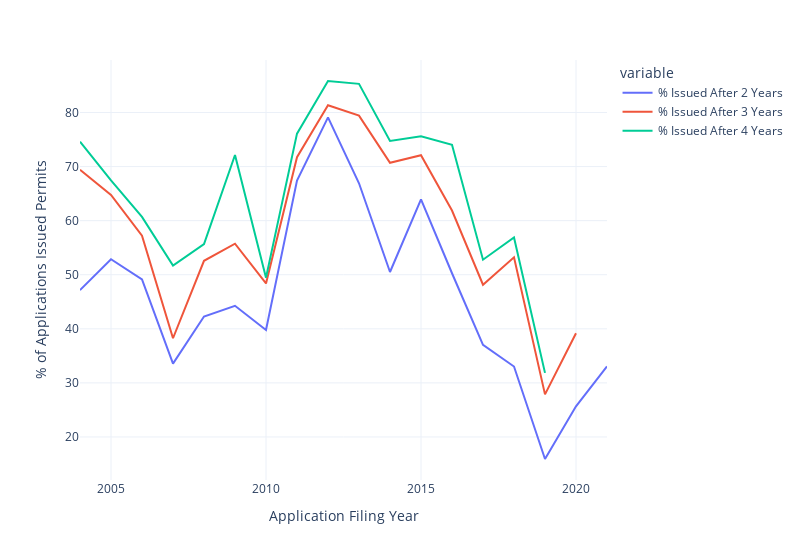

The cell this chart's notebook holds for it:
### Markdown cell above
The permitting process itself is commonly blamed for discouraging new development. The process is famously complicated, expensive, and long. In this too, we are getting worse. The percentage of permits issued to new housing applications within two, three, and four years have all been declining since 2012.

### Code cell
def _make_percentage_of_permits_issued_in_n_years(n):
    def _fn(s):
        # Unissued permits, where Issued Date is NaN , will have a NaT duration,
        # whose days property is NaN, which is never <= C for any constant value C.
        issuing_duration = s["Issued Date"] - s["Filed Date"]
        issuing_duration_less_than_n_years = issuing_duration.apply(lambda x: x.days <= n * 365)
        percentage_issued_in_less_than_n_years = 100 * issuing_duration_less_than_n_years.astype(int).mean()
        return percentage_issued_in_less_than_n_years
    return _fn


def _get_approval_rates_over_waiting_periods(df_):
    grouped_by_file_year = df_.groupby(
        lambda idx: df_.loc[idx]["Filed Date"].year
    )
    percentage_of_permits_approved_in_two_years = grouped_by_file_year.apply(
        _make_percentage_of_permits_issued_in_n_years(2)
    ).drop([2022, 2023])
    percentage_of_permits_approved_in_three_years = grouped_by_file_year.apply(
        _make_percentage_of_permits_issued_in_n_years(3)
    ).drop([2021, 2022, 2023])
    percentage_of_permits_approved_in_four_years = grouped_by_file_year.apply(
        _make_percentage_of_permits_issued_in_n_years(4)
    ).drop([2020, 2021, 2022, 2023])

    approval_rates = pd.concat([
        percentage_of_permits_approved_in_two_years,
        percentage_of_permits_approved_in_three_years,
        percentage_of_permits_approved_in_four_years,
    ], axis=1, keys=["% Issued After 2 Years", "% Issued After 3 Years", "% Issued After 4 Years"])
    return approval_rates    

permits_filed_in_last_20_years = permits_df[permits_df["Filed Date"].apply(lambda x: x.year >= 2004 and x.year <= 2023)]
overall_approval_rates = _get_approval_rates_over_waiting_periods(permits_filed_in_last_20_years)
fig = px.line(overall_approval_rates, labels={"value": "% of Applications Issued Permits", "index": "Application Filing Year"}, width=800, template="plotly_white")

plotly.offline.init_notebook_mode(connected=True)
display(fig)

### Figure 1 — Plotly figure (JSON) as saved in the notebook; plotly's stock layout.template omitted (floating-point values rounded to 4 significant figures)
{"data": [{"hovertemplate": "variable=% Issued After 2 Years<br>Application Filing Year=%{x}<br>% of Applications Issued Permits=%{y}<extra></extra>", "legendgroup": "% Issued After 2 Years", "line": {"color": "#636efa", "dash": "solid"}, "marker": {"symbol": "circle"}, "mode": "lines", "name": "% Issued After 2 Years", "orientation": "v", "showlegend": true, "type": "scatter", "x": [2004, 2005, 2006, 2007, 2008, 2009, 2010, 2011, 2012, 2013, 2014, 2015, 2016, 2017, 2018, 2019, 2020, 2021], "xaxis": "x", "y": [47.15, 52.87, 49.13, 33.56, 42.27, 44.26, 39.78, 67.39, 79.1, 66.91, 50.51, 63.95, 50.28, 37.04, 33.03, 15.93, 25.68, 33.04], "yaxis": "y"}, {"hovertemplate": "variable=% Issued After 3 Years<br>Application Filing Year=%{x}<br>% of Applications Issued Permits=%{y}<extra></extra>", "legendgroup": "% Issued After 3 Years", "line": {"color": "#EF553B", "dash": "solid"}, "marker": {"symbol": "circle"}, "mode": "lines", "name": "% Issued After 3 Years", "orientation": "v", "showlegend": true, "type": "scatter", "x": [2004, 2005, 2006, 2007, 2008, 2009, 2010, 2011, 2012, 2013, 2014, 2015, 2016, 2017, 2018, 2019, 2020, 2021], "xaxis": "x", "y": [69.43, 64.75, 57.23, 38.26, 52.58, 55.74, 48.39, 71.74, 81.34, 79.41, 70.71, 72.09, 61.88, 48.15, 53.21, 27.88, 39.19, null], "yaxis": "y"}, {"hovertemplate": "variable=% Issued After 4 Years<br>Application Filing Year=%{x}<br>% of Applications Issued Permits=%{y}<extra></extra>", "legendgroup": "% Issued After 4 Years", "line": {"color": "#00cc96", "dash": "solid"}, "marker": {"symbol": "circle"}, "mode": "lines", "name": "% Issued After 4 Years", "orientation": "v", "showlegend": true, "type": "scatter", "x": [2004, 2005, 2006, 2007, 2008, 2009, 2010, 2011, 2012, 2013, 2014, 2015, 2016, 2017, 2018, 2019, 2020, 2021], "xaxis": "x", "y": [74.61, 67.43, 60.69, 51.68, 55.67, 72.13, 49.46, 76.09, 85.82, 85.29, 74.75, 75.58, 74.03, 52.78, 56.88, 31.86, null, null], "yaxis": "y"}], "layout": {"legend": {"title": {"text": "variable"}, "tracegroupgap": 0}, "margin": {"t": 60}, "width": 800, "xaxis": {"anchor": "y", "domain": [0, 1], "title": {"text": "Application Filing Year"}}, "yaxis": {"anchor": "x", "domain": [0, 1], "title": {"text": "% of Applications Issued Permits"}}}}
